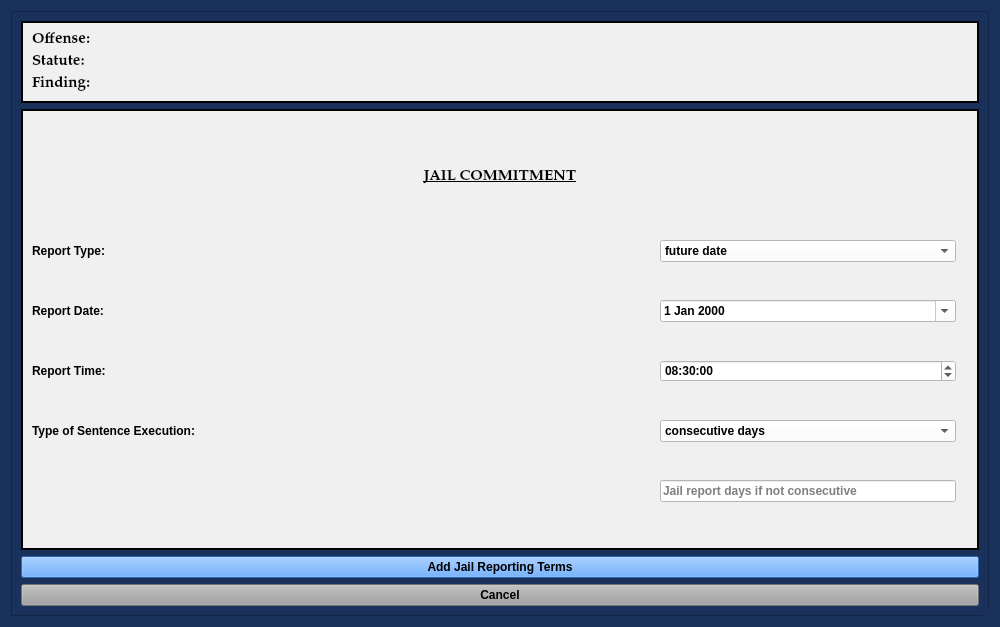
<?xml version="1.0" encoding="UTF-8"?>
<ui version="4.0">
 <class>AddJailOnly</class>
 <widget class="QDialog" name="AddJailOnly">
  <property name="windowModality">
   <enum>Qt::NonModal</enum>
  </property>
  <property name="enabled">
   <bool>true</bool>
  </property>
  <property name="geometry">
   <rect>
    <x>0</x>
    <y>0</y>
    <width>1000</width>
    <height>627</height>
   </rect>
  </property>
  <property name="sizePolicy">
   <sizepolicy hsizetype="Preferred" vsizetype="Preferred">
    <horstretch>0</horstretch>
    <verstretch>0</verstretch>
   </sizepolicy>
  </property>
  <property name="minimumSize">
   <size>
    <width>0</width>
    <height>0</height>
   </size>
  </property>
  <property name="maximumSize">
   <size>
    <width>2500</width>
    <height>3500</height>
   </size>
  </property>
  <property name="palette">
   <palette>
    <active>
     <colorrole role="Button">
      <brush brushstyle="SolidPattern">
       <color alpha="255">
        <red>25</red>
        <green>49</green>
        <blue>91</blue>
       </color>
      </brush>
     </colorrole>
     <colorrole role="Base">
      <brush brushstyle="SolidPattern">
       <color alpha="255">
        <red>25</red>
        <green>49</green>
        <blue>91</blue>
       </color>
      </brush>
     </colorrole>
     <colorrole role="Window">
      <brush brushstyle="SolidPattern">
       <color alpha="255">
        <red>25</red>
        <green>49</green>
        <blue>91</blue>
       </color>
      </brush>
     </colorrole>
    </active>
    <inactive>
     <colorrole role="Button">
      <brush brushstyle="SolidPattern">
       <color alpha="255">
        <red>25</red>
        <green>49</green>
        <blue>91</blue>
       </color>
      </brush>
     </colorrole>
     <colorrole role="Base">
      <brush brushstyle="SolidPattern">
       <color alpha="255">
        <red>25</red>
        <green>49</green>
        <blue>91</blue>
       </color>
      </brush>
     </colorrole>
     <colorrole role="Window">
      <brush brushstyle="SolidPattern">
       <color alpha="255">
        <red>25</red>
        <green>49</green>
        <blue>91</blue>
       </color>
      </brush>
     </colorrole>
    </inactive>
    <disabled>
     <colorrole role="Button">
      <brush brushstyle="SolidPattern">
       <color alpha="255">
        <red>25</red>
        <green>49</green>
        <blue>91</blue>
       </color>
      </brush>
     </colorrole>
     <colorrole role="Base">
      <brush brushstyle="SolidPattern">
       <color alpha="255">
        <red>25</red>
        <green>49</green>
        <blue>91</blue>
       </color>
      </brush>
     </colorrole>
     <colorrole role="Window">
      <brush brushstyle="SolidPattern">
       <color alpha="255">
        <red>25</red>
        <green>49</green>
        <blue>91</blue>
       </color>
      </brush>
     </colorrole>
    </disabled>
   </palette>
  </property>
  <property name="font">
   <font>
    <family>Palatino Linotype</family>
    <pointsize>11</pointsize>
    <weight>75</weight>
    <italic>false</italic>
    <bold>true</bold>
   </font>
  </property>
  <property name="windowTitle">
   <string>Jail Reporting Terms</string>
  </property>
  <property name="toolTip">
   <string/>
  </property>
  <property name="styleSheet">
   <string notr="true">background-color: rgb(25, 49, 91);
font: 75 11pt &quot;Palatino Linotype&quot;;
font-weight: bold;</string>
  </property>
  <property name="sizeGripEnabled">
   <bool>true</bool>
  </property>
  <property name="modal">
   <bool>true</bool>
  </property>
  <layout class="QGridLayout" name="gridLayout_7">
   <item row="0" column="0">
    <widget class="QScrollArea" name="scrollArea">
     <property name="sizePolicy">
      <sizepolicy hsizetype="Preferred" vsizetype="Preferred">
       <horstretch>0</horstretch>
       <verstretch>0</verstretch>
      </sizepolicy>
     </property>
     <property name="widgetResizable">
      <bool>true</bool>
     </property>
     <widget class="QWidget" name="scrollAreaWidgetContents">
      <property name="geometry">
       <rect>
        <x>0</x>
        <y>0</y>
        <width>980</width>
        <height>607</height>
       </rect>
      </property>
      <property name="sizePolicy">
       <sizepolicy hsizetype="Preferred" vsizetype="Preferred">
        <horstretch>0</horstretch>
        <verstretch>0</verstretch>
       </sizepolicy>
      </property>
      <layout class="QGridLayout" name="gridLayout_5">
       <item row="0" column="0">
        <widget class="QFrame" name="case_banner_frame">
         <property name="maximumSize">
          <size>
           <width>16777215</width>
           <height>110</height>
          </size>
         </property>
         <property name="font">
          <font>
           <family>Palatino Linotype</family>
           <pointsize>11</pointsize>
           <weight>75</weight>
           <italic>false</italic>
           <bold>true</bold>
          </font>
         </property>
         <property name="styleSheet">
          <string notr="true">background-color: rgb(240, 240, 240);</string>
         </property>
         <property name="frameShape">
          <enum>QFrame::Box</enum>
         </property>
         <property name="frameShadow">
          <enum>QFrame::Plain</enum>
         </property>
         <property name="lineWidth">
          <number>2</number>
         </property>
         <layout class="QGridLayout" name="gridLayout_4">
          <item row="0" column="0">
           <layout class="QGridLayout" name="charges_gridLayout">
            <item row="0" column="0">
             <widget class="QLabel" name="offense_label_1">
              <property name="font">
               <font>
                <family>Palatino Linotype</family>
                <pointsize>11</pointsize>
                <weight>75</weight>
                <italic>false</italic>
                <bold>true</bold>
               </font>
              </property>
              <property name="text">
               <string>Offense:</string>
              </property>
              <property name="wordWrap">
               <bool>true</bool>
              </property>
             </widget>
            </item>
            <item row="2" column="0">
             <widget class="QLabel" name="label_14">
              <property name="font">
               <font>
                <family>Palatino Linotype</family>
                <pointsize>11</pointsize>
                <weight>75</weight>
                <italic>false</italic>
                <bold>true</bold>
               </font>
              </property>
              <property name="text">
               <string>Finding:</string>
              </property>
             </widget>
            </item>
            <item row="1" column="0">
             <widget class="QLabel" name="label_19">
              <property name="font">
               <font>
                <family>Palatino Linotype</family>
                <pointsize>11</pointsize>
                <weight>75</weight>
                <italic>false</italic>
                <bold>true</bold>
               </font>
              </property>
              <property name="text">
               <string>Statute:</string>
              </property>
             </widget>
            </item>
           </layout>
          </item>
         </layout>
        </widget>
       </item>
       <item row="1" column="0">
        <widget class="QFrame" name="jail_commitment_frame">
         <property name="enabled">
          <bool>true</bool>
         </property>
         <property name="styleSheet">
          <string notr="true">background-color: rgb(240, 240, 240);</string>
         </property>
         <property name="frameShape">
          <enum>QFrame::Box</enum>
         </property>
         <property name="frameShadow">
          <enum>QFrame::Plain</enum>
         </property>
         <property name="lineWidth">
          <number>2</number>
         </property>
         <layout class="QGridLayout" name="gridLayout_6" rowstretch="2,0,0,0,0,0,0" columnstretch="2,0,0,0">
          <item row="5" column="0">
           <widget class="QLabel" name="label_11">
            <property name="text">
             <string>Type of Sentence Execution:</string>
            </property>
           </widget>
          </item>
          <item row="2" column="0">
           <widget class="QLabel" name="label_10">
            <property name="text">
             <string>Report Type:</string>
            </property>
           </widget>
          </item>
          <item row="3" column="0">
           <widget class="QLabel" name="report_date_label">
            <property name="text">
             <string>Report Date:</string>
            </property>
           </widget>
          </item>
          <item row="6" column="1">
           <widget class="QLineEdit" name="jail_report_days_notes_box">
            <property name="styleSheet">
             <string notr="true">background-color: rgb(255, 255, 255);</string>
            </property>
            <property name="placeholderText">
             <string>Jail report days if not consecutive</string>
            </property>
           </widget>
          </item>
          <item row="3" column="1">
           <widget class="QDateEdit" name="report_date_box">
            <property name="styleSheet">
             <string notr="true">color: rgb(0, 0, 0);
background-color: rgb(255, 255, 255);</string>
            </property>
            <property name="calendarPopup">
             <bool>true</bool>
            </property>
           </widget>
          </item>
          <item row="2" column="1">
           <widget class="QComboBox" name="report_type_box">
            <property name="styleSheet">
             <string notr="true">background-color: rgb(255, 255, 255);</string>
            </property>
            <item>
             <property name="text">
              <string>future date</string>
             </property>
            </item>
            <item>
             <property name="text">
              <string>forthwith</string>
             </property>
            </item>
            <item>
             <property name="text">
              <string>date set by Office of Community Control</string>
             </property>
            </item>
           </widget>
          </item>
          <item row="4" column="0">
           <widget class="QLabel" name="report_time_label">
            <property name="text">
             <string>Report Time:</string>
            </property>
           </widget>
          </item>
          <item row="5" column="1">
           <widget class="QComboBox" name="jail_sentence_execution_type_box">
            <property name="styleSheet">
             <string notr="true">background-color: rgb(255, 255, 255);</string>
            </property>
            <item>
             <property name="text">
              <string>consecutive days</string>
             </property>
            </item>
            <item>
             <property name="text">
              <string>intermittent days</string>
             </property>
            </item>
            <item>
             <property name="text">
              <string>weekends (Friday evening to Monday morning)</string>
             </property>
            </item>
           </widget>
          </item>
          <item row="0" column="0" colspan="4">
           <widget class="QLabel" name="label_27">
            <property name="sizePolicy">
             <sizepolicy hsizetype="Preferred" vsizetype="Minimum">
              <horstretch>0</horstretch>
              <verstretch>0</verstretch>
             </sizepolicy>
            </property>
            <property name="maximumSize">
             <size>
              <width>16777215</width>
              <height>50</height>
             </size>
            </property>
            <property name="font">
             <font>
              <family>Palatino Linotype</family>
              <pointsize>11</pointsize>
              <weight>75</weight>
              <italic>false</italic>
              <bold>true</bold>
              <underline>true</underline>
             </font>
            </property>
            <property name="text">
             <string>JAIL COMMITMENT</string>
            </property>
            <property name="alignment">
             <set>Qt::AlignCenter</set>
            </property>
           </widget>
          </item>
          <item row="4" column="1">
           <widget class="QTimeEdit" name="report_time_box">
            <property name="styleSheet">
             <string notr="true">background-color: rgb(255, 255, 255);</string>
            </property>
            <property name="dateTime">
             <datetime>
              <hour>8</hour>
              <minute>30</minute>
              <second>0</second>
              <year>2000</year>
              <month>1</month>
              <day>1</day>
             </datetime>
            </property>
           </widget>
          </item>
         </layout>
        </widget>
       </item>
       <item row="3" column="0">
        <widget class="QPushButton" name="cancel_Button">
         <property name="focusPolicy">
          <enum>Qt::NoFocus</enum>
         </property>
         <property name="styleSheet">
          <string notr="true">background-color: rgb(160, 160, 160);</string>
         </property>
         <property name="text">
          <string>Cancel</string>
         </property>
        </widget>
       </item>
       <item row="2" column="0">
        <widget class="QPushButton" name="add_conditions_Button">
         <property name="styleSheet">
          <string notr="true">background-color: rgb(62, 146, 255)</string>
         </property>
         <property name="text">
          <string>Add Jail Reporting Terms</string>
         </property>
         <property name="autoDefault">
          <bool>false</bool>
         </property>
        </widget>
       </item>
      </layout>
     </widget>
    </widget>
   </item>
  </layout>
 </widget>
 <tabstops>
  <tabstop>report_type_box</tabstop>
  <tabstop>report_date_box</tabstop>
  <tabstop>jail_sentence_execution_type_box</tabstop>
 </tabstops>
 <resources/>
 <connections/>
 <slots>
  <slot>create_entry()</slot>
  <slot>continue_dialog()</slot>
  <slot>close_window()</slot>
  <slot>set_dialog()</slot>
  <slot>update_case_information()</slot>
  <slot>ovi_dialog()</slot>
  <slot>sentencing_dialog()</slot>
  <slot>proceed_to_sentencing()</slot>
  <slot>proceed_to_ovi()</slot>
  <slot>add_offense()</slot>
  <slot>set_statute()</slot>
  <slot>set_pay_date()</slot>
  <slot>amend_offense()</slot>
  <slot>set_offense()</slot>
  <slot>add_offense_to_view()</slot>
  <slot>delete_offense()</slot>
  <slot>delete_offense_from_view()</slot>
  <slot>add_conditions()</slot>
  <slot>set_service_date()</slot>
  <slot>set_field_enabled()</slot>
 </slots>
</ui>
